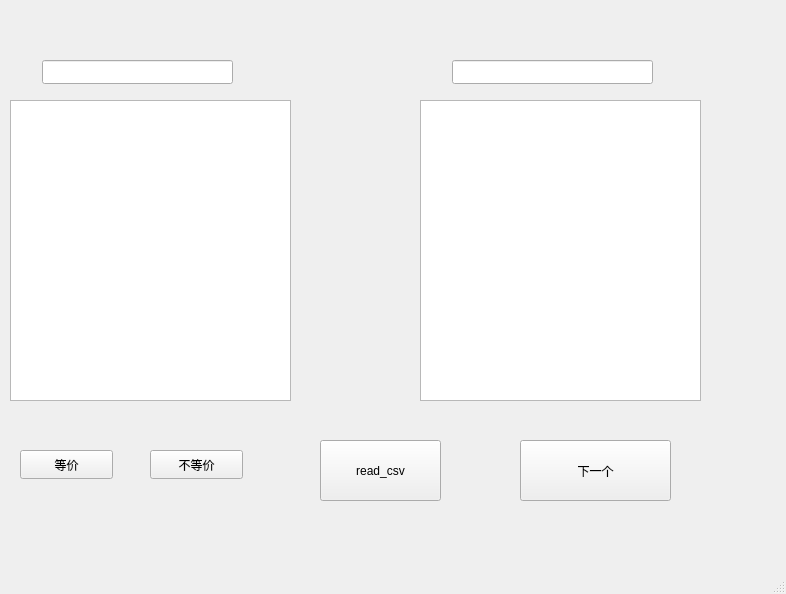
<?xml version="1.0" encoding="UTF-8"?>
<ui version="4.0">
 <class>MainWindow</class>
 <widget class="QMainWindow" name="MainWindow">
  <property name="geometry">
   <rect>
    <x>0</x>
    <y>0</y>
    <width>786</width>
    <height>594</height>
   </rect>
  </property>
  <property name="windowTitle">
   <string>MainWindow</string>
  </property>
  <widget class="QWidget" name="centralwidget">
   <widget class="QPushButton" name="pushButton">
    <property name="geometry">
     <rect>
      <x>20</x>
      <y>450</y>
      <width>93</width>
      <height>29</height>
     </rect>
    </property>
    <property name="text">
     <string>等价</string>
    </property>
   </widget>
   <widget class="QTextEdit" name="textEdit">
    <property name="geometry">
     <rect>
      <x>10</x>
      <y>100</y>
      <width>281</width>
      <height>301</height>
     </rect>
    </property>
   </widget>
   <widget class="QLineEdit" name="lineEdit">
    <property name="geometry">
     <rect>
      <x>42</x>
      <y>60</y>
      <width>191</width>
      <height>24</height>
     </rect>
    </property>
   </widget>
   <widget class="QLineEdit" name="lineEdit_2">
    <property name="geometry">
     <rect>
      <x>452</x>
      <y>60</y>
      <width>201</width>
      <height>24</height>
     </rect>
    </property>
   </widget>
   <widget class="QPushButton" name="pushButton_2">
    <property name="geometry">
     <rect>
      <x>150</x>
      <y>450</y>
      <width>93</width>
      <height>29</height>
     </rect>
    </property>
    <property name="text">
     <string>不等价</string>
    </property>
   </widget>
   <widget class="QPushButton" name="pushButton_4">
    <property name="geometry">
     <rect>
      <x>520</x>
      <y>440</y>
      <width>151</width>
      <height>61</height>
     </rect>
    </property>
    <property name="text">
     <string>下一个</string>
    </property>
   </widget>
   <widget class="QPushButton" name="pushButton_3">
    <property name="geometry">
     <rect>
      <x>320</x>
      <y>440</y>
      <width>121</width>
      <height>61</height>
     </rect>
    </property>
    <property name="text">
     <string>read_csv</string>
    </property>
   </widget>
   <widget class="QTextEdit" name="textEdit_2">
    <property name="geometry">
     <rect>
      <x>420</x>
      <y>100</y>
      <width>281</width>
      <height>301</height>
     </rect>
    </property>
   </widget>
  </widget>
  <widget class="QMenuBar" name="menubar">
   <property name="geometry">
    <rect>
     <x>0</x>
     <y>0</y>
     <width>786</width>
     <height>31</height>
    </rect>
   </property>
  </widget>
  <widget class="QStatusBar" name="statusbar"/>
 </widget>
 <resources/>
 <connections/>
</ui>
